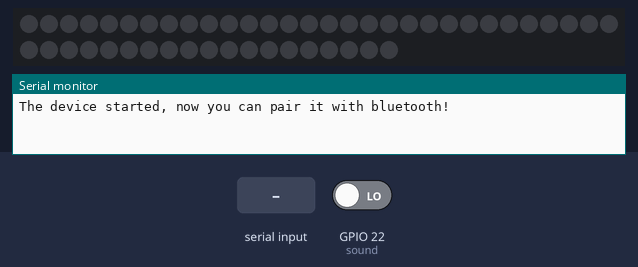
Bench run of a sketch on a simulated ESP32. On the bench: 49 RGB LEDs in strip order, left to right, continuing on the next row, the last lines printed to the serial monitor. The test bench sets the inputs (shaded band); at power-on: GPIO 22 (sound) LOW. Dim RGB values are drawn brighter than linear; nothing arrives over Bluetooth unless stated.

Above: at 1.2 s.
1.3 s: "A90\n" received over the second serial link
At 1.76 s:
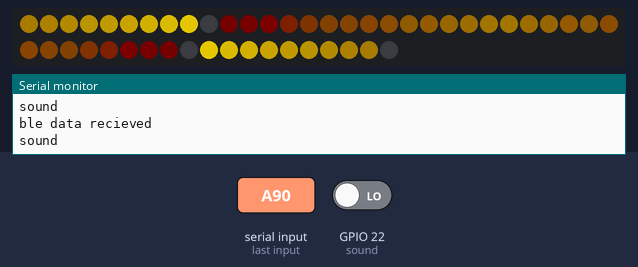
4.3 s: "90,45\n" received over the second serial link
At 4.76 s:
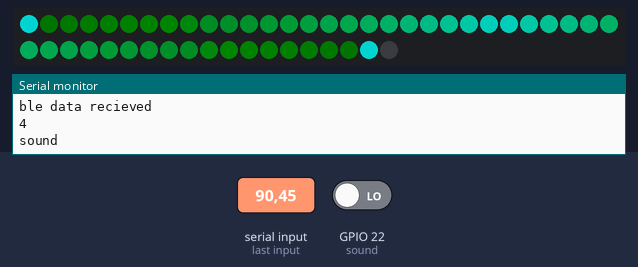
7.3 s: "C90\n" received over the second serial link
At 9.6 s:
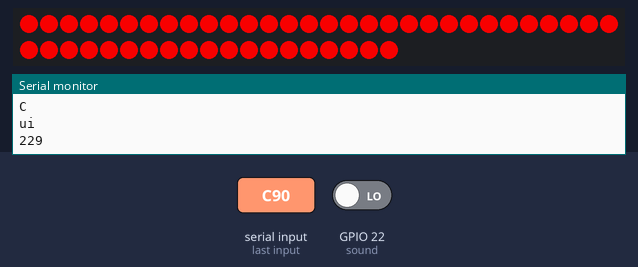
10.1 s: "200\n" received over the second serial link
At 11.9 s:
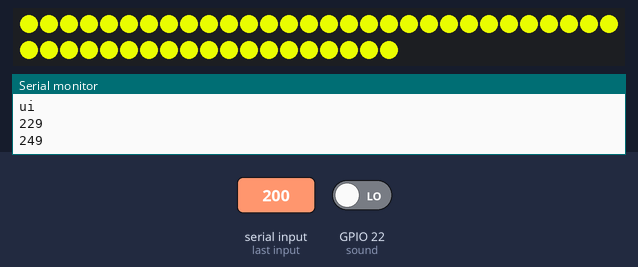
12.7 s: "30,150\n" received over the second serial link
At 15.0 s:
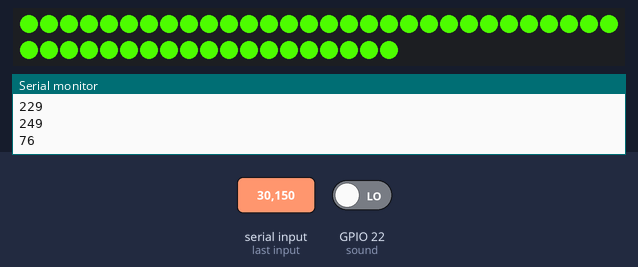
15.3 s: "90\n" received over the second serial link
At 16.8 s:
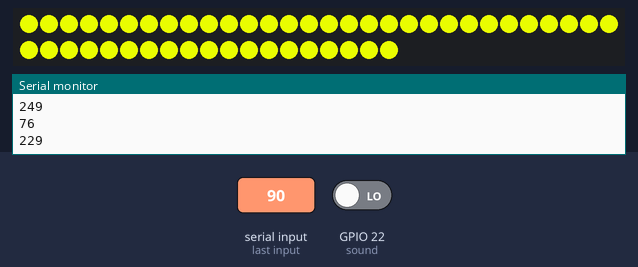
Timing chart, 0 to 18.3 s (numbered marks = the images above; inputs shaded):
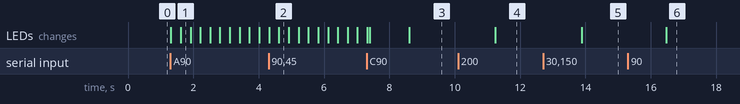

Measured:
- after the input at 1.3 s, the LEDs: first change at once (image 1 shows a later state)
- after the input at 4.3 s, the LEDs: first differ from a run without the input after 0.32 s (image 2)
- after the input at 10.1 s, the LEDs: change after 1.1 s (image 4)
- after the input at 12.7 s, the LEDs: change after 1.2 s (image 5)
- after the input at 15.3 s, the LEDs: change after 1.2 s (image 6)

The sketch:

LedShos.ino
```cpp
////
//Includes are defined first
//  pins are defined
/// objeces created
/// Global variables

#include <FastLED.h>
#include "BluetoothSerial.h"
//Checks to see weather bluetooth is enabled
#if !defined(CONFIG_BT_ENABLED) || !defined(CONFIG_BLUEDROID_ENABLED)
#error Bluetooth is not enabled! Please run `make menuconfig` to and enable it
#endif

#define LEDstrip 23
#define NUM_LEDS 49
#define sound 22
CRGBArray<NUM_LEDS> leds;
BluetoothSerial SerialBT;

enum ShoeStates{Music,Temp,UI,Home};
ShoeStates state = Home;

int newTemp;
int Green;
int Blue;
int Red;
String temp;
char terminator=('n');

void setup() {
  Serial.begin(115200);
  SerialBT.begin("ESP32test"); //Bluetooth device name
  Serial.println("The device started, now you can pair it with bluetooth!");
  FastLED.addLeds<WS2811, LEDstrip, GRB>(leds, NUM_LEDS);
  pinMode(sound,INPUT); //SIG of the Parallax Sound Impact Sensor connected to Digital Pin 7
}

//This fucnction displays a Single color on an LED strip based on the threee color input
void showColors(int R,int G,int B){
  int i = 0;
  for(i=0;i<=NUM_LEDS;i++){
   leds[i]=CRGB(R,G,B);
    FastLED.show();}
  }

void MusicState(){
  static uint8_t hue;
  boolean soundstate = digitalRead(sound);
  if (soundstate != 1) {
    Serial.println("sound");
    for(int i = 0; i < NUM_LEDS/2; i++) {
    // fade everything out
    leds.fadeToBlackBy(40);
    // let's set an led value
    leds[i] = CHSV(hue++,255,255);

    // now, let's first 20 leds to the top 20 leds,
    leds(NUM_LEDS/2,NUM_LEDS-1) = leds(NUM_LEDS/2 - 1 ,0);
    FastLED.delay(5);
    }
    }else{
}
}

void TempState(){
  //read temperature
  // map temperature to color spectrum
  // show color
}

void UIState(){
  while(state == UI){
  delay(50);
  if (SerialBT.available()) {
  delay(10);
  temp = SerialBT.readStringUntil(terminator);
  newTemp = temp.toInt();
  if((newTemp>=0)&(newTemp<=100)){
  Red = newTemp*2.55;
  Serial.println(Red);}
  if((newTemp>=101)&(newTemp<=202)){
  Green = (newTemp-102)*2.55;
  Serial.println(Green);
  }
  if((newTemp>=203)&(newTemp<=303)){
  Blue = (newTemp-203)*2.55;
  Serial.println(Blue);
   }
  if(newTemp>303){
  state = Home;
  Serial.println("fuck you");
  }
  showColors(Red,Green,Blue);
  }
}
}
void HomeState(){
  }

void States()
{
  if (state == Music)
  {
  MusicState();
  }

  if (state == Temp)
  {
    TempState();
  }

  if (state == UI)
  {
    UIState();
  }
  if(state == Home)
  {HomeState();
    }

}

void CheckState(){
if (SerialBT.available()) {
  Serial.println("ble data recieved");
  delay(10);
  char RecieveData = SerialBT.read();
  Serial.println(RecieveData);
  switch(RecieveData){

    case 'A':
    state=Music;
    Serial.println("music");
    break;

    case 'B':
    state=Temp;
    Serial.println("temp");
    break;

    case 'C':
    state=UI;
    Serial.println("ui");
    break;

    case'H':
    state=Home;
    Serial.println("home");
    break;

    }
  }
}

void loop() {
  CheckState();
  States();
  }
```
